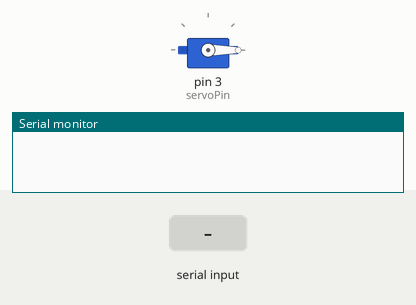
Simulated run of this sketch. Board: Arduino Uno, built with avr-gcc and run on an emulated ATmega328P. Shown: servo, the last lines printed to the serial monitor. The inputs (shaded band) are chosen by the test bench.

Above: at 1.2 s.
1.3 s: "90\n" received over Serial
At 1.9 s:
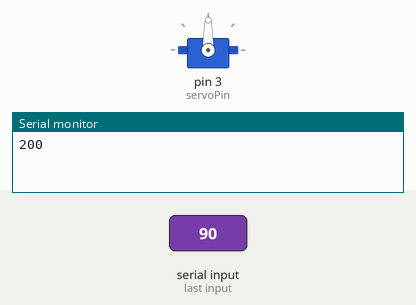
2.8 s: "10\n" received over Serial
At 4.2 s:
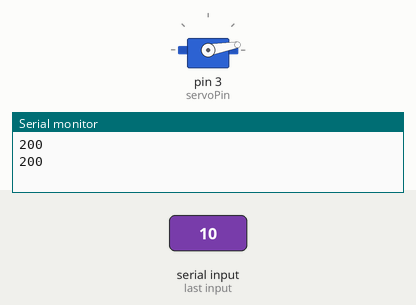
Timing chart, 0 to 5.8 s (numbered marks = the images above; inputs shaded):
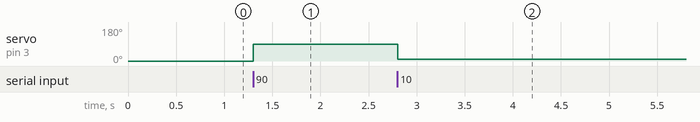

The sketch:

arduino-orientation.ino
```cpp
#include <Servo.h>
int servoPin = 3;
unsigned long serialdata;
int inbyte;
Servo RealDevice;

void setup() {
  Serial.begin(9600);
  RealDevice.attach(servoPin);
  RealDevice.write(0);
}

void loop() {
  if (Serial.available() > 0)  {
    rotate(serial());
  }
}

long serial() {
  serialdata = 0;
  // use newline char to break
  while (true) {
    inbyte = Serial.read();
    if (inbyte >= 0 && inbyte != 10) {
      serialdata = serialdata * 10 + inbyte - '0';
    }
    if(inbyte == 10) {
      break;
    }
  }
  inbyte = 0;
  return serialdata;
}

void rotate(long a) {
  if(a >= 0 && a <=180) {
    RealDevice.write(a);
    Serial.println(200);
  }else{
    Serial.println(-1);
  }
}
```

Measured:
- after the input at 1.3 s, servo on pin 3 (servoPin): 0° → 90° at once
- after the input at 2.8 s, servo on pin 3 (servoPin): 90° → 10° at once
